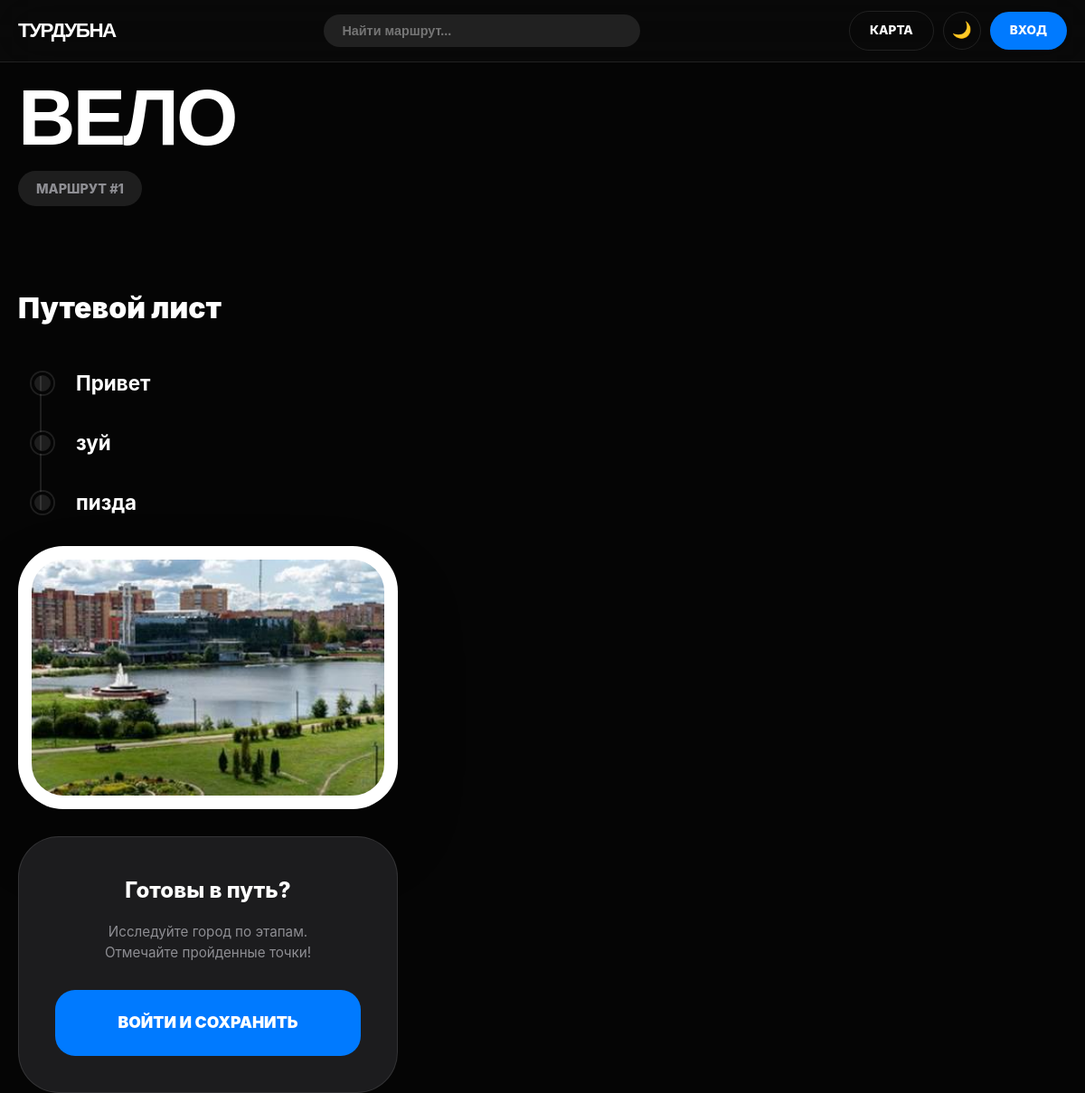
Screenshot of /routes/1/ with the database file from the repository.
### core/models.py (models this page shows, shortened)
class Route(models.Model):
    name = models.CharField('Название маршрута', max_length=200)
    image = models.ImageField('Обложка', upload_to='routes/', blank=True)
    description = models.TextField('Описание')
    steps = models.TextField('Этапы (с новой строки)')
    lat = models.FloatField('Широта', default=56.7320)
    lon = models.FloatField('Долгота', default=37.1670)
    class Meta:
        verbose_name = 'Маршрут'
        verbose_name_plural = 'Маршруты'
    def get_steps_list(self):
        return [step.strip() for step in self.steps.split('\n') if step.strip()]

### core/views.py (the view)
# urls.py: path('routes/<int:pk>/', views.route_detail, name='route_detail'),
def route_detail(request, pk):
    route = get_object_or_404(Route, pk=pk)
    is_favorite = False
    if request.user.is_authenticated:
        is_favorite = Favorite.objects.filter(user=request.user, route=route).exists()
    return render(request, 'route_detail.html', {
        'route': route,
        'is_favorite': is_favorite
    })

### templates/route_detail.html (shortened to what this page needs)
{% extends 'base.html' %}
{% block content %}
<div class="container">
    <div class="route-wrapper">
        <div class="route-main-content">
            <h1 class="route-title-hero">{{ route.name }}</h1>
            <div class="route-id-badge">МАРШРУТ #{{ route.id }}</div>
            <div class="timeline-section">
                <h2 class="timeline-title">Путевой лист</h2>
                <div class="steps-container">
                    {% for step in route.get_steps_list %}
                    <label class="step-row">
                        <div class="step-marker"></div>
                        <span class="step-text">{{ step }}</span>
                    </label>
                    {% endfor %}
                </div>
            </div>
        </div>
        <div class="route-sidebar">
            <div class="route-image-card">
                {% if route.image %}
                    <img src="{{ route.image.url }}" alt="{{ route.name }}">
                {% else %}
                    <div style="padding: 60px; color: #ccc;">Нет фото</div>
                {% endif %}
            </div>
            <div class="action-bento">
                <h3 style="margin: 0 0 10px; font-size: 1.5rem; font-weight: 800;">Готовы в путь?</h3>
                <p style="color: var(--text-sec); margin-bottom: 30px; font-size: 0.95rem; line-height: 1.5;">
                    Исследуйте город по этапам.<br>Отмечайте пройденные точки!
                </p>
                {% if user.is_authenticated %}
                <button class="btn-fav-detail {% if is_favorite %}is-active{% endif %}"
                        id="favBtnDetail"
                        onclick="toggleFavoriteDetail({{ route.id }})">
                    {% if is_favorite %}УДАЛИТЬ ИЗ ИЗБРАННОГО{% else %}ДОБАВИТЬ В ИЗБРАННОЕ{% endif %}
                </button>
                {% else %}
                <a href="{% url 'login' %}" class="btn-fav-detail" style="display: block; text-decoration: none;">ВОЙТИ И СОХРАНИТЬ</a>
                {% endif %}
            </div>
        </div>
    </div>
</div>
{% endblock %}

### rows the page displays
Route: name "ВЕЛО", id "1", image (picture)

### other values shown
{{ step }} "Привет" "зуй" "пизда"
